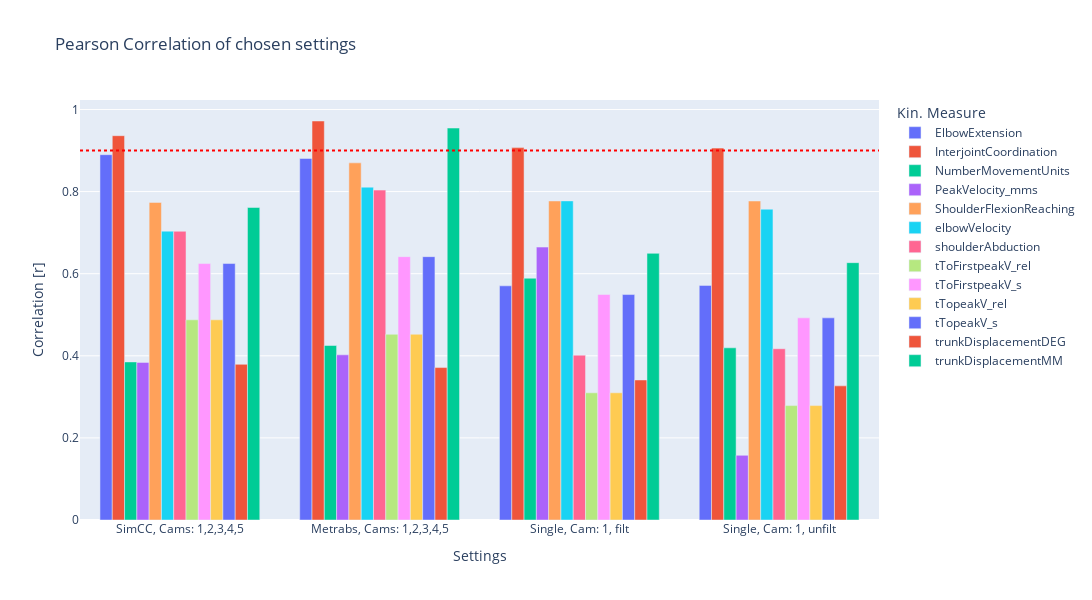

Notebook cell for this chart:
### Code cell
fig = px.bar(df_plot[df_plot['id_s'].isin(idx_s_reduced)], x='id_s_name', y='correlation', color='measure', title=f'Pearson Correlation', labels={'correlation': 'Pearson Correlation', 'id_s': 'Subject ID', 'measure': 'Kin. Measure'},
             template = 'plotly', barmode="group")

fig.add_hline(y=0.9, line_dash='dot', line_color='red', name = 'minimum correlation')

fig.update_layout(title= f'Pearson Correlation of chosen settings',
          xaxis_title=f'Settings',
          yaxis_title=f'Correlation [r]',
                  width=1300, height=600
          )

fig.show()

os.makedirs(os.path.join(dir_plots_cat, '04_correlation'), exist_ok=True)

path = os.path.join(dir_plots_cat, '04_correlation', f'pearson_corr_reduced.html')
fig.write_html(path)

path = os.path.join(dir_plots_cat, '04_correlation', f'pearson_corr_reduced.png')
fig.write_image(path, scale = 5)

### Figure 1 — Plotly figure (JSON) as saved in the notebook; plotly's stock layout.template omitted (floating-point values rounded to 4 significant figures)
{"data": [{"alignmentgroup": "True", "hovertemplate": "Kin. Measure=ElbowExtension<br>id_s_name=%{x}<br>Pearson Correlation=%{y}<extra></extra>", "legendgroup": "ElbowExtension", "marker": {"color": "#636efa", "pattern": {"shape": ""}}, "name": "ElbowExtension", "offsetgroup": "ElbowExtension", "orientation": "v", "showlegend": true, "textposition": "auto", "x": ["SimCC, Cams: 1,2,3,4,5", "Metrabs, Cams: 1,2,3,4,5", "Single, Cam: 1, filt", "Single, Cam: 1, unfilt"], "xaxis": "x", "y": [0.8899, 0.8807, 0.5704, 0.5715], "yaxis": "y", "type": "bar"}, {"alignmentgroup": "True", "hovertemplate": "Kin. Measure=InterjointCoordination<br>id_s_name=%{x}<br>Pearson Correlation=%{y}<extra></extra>", "legendgroup": "InterjointCoordination", "marker": {"color": "#EF553B", "pattern": {"shape": ""}}, "name": "InterjointCoordination", "offsetgroup": "InterjointCoordination", "orientation": "v", "showlegend": true, "textposition": "auto", "x": ["SimCC, Cams: 1,2,3,4,5", "Metrabs, Cams: 1,2,3,4,5", "Single, Cam: 1, filt", "Single, Cam: 1, unfilt"], "xaxis": "x", "y": [0.9362, 0.972, 0.9071, 0.906], "yaxis": "y", "type": "bar"}, {"alignmentgroup": "True", "hovertemplate": "Kin. Measure=NumberMovementUnits<br>id_s_name=%{x}<br>Pearson Correlation=%{y}<extra></extra>", "legendgroup": "NumberMovementUnits", "marker": {"color": "#00cc96", "pattern": {"shape": ""}}, "name": "NumberMovementUnits", "offsetgroup": "NumberMovementUnits", "orientation": "v", "showlegend": true, "textposition": "auto", "x": ["SimCC, Cams: 1,2,3,4,5", "Metrabs, Cams: 1,2,3,4,5", "Single, Cam: 1, filt", "Single, Cam: 1, unfilt"], "xaxis": "x", "y": [0.3851, 0.4251, 0.589, 0.4194], "yaxis": "y", "type": "bar"}, {"alignmentgroup": "True", "hovertemplate": "Kin. Measure=PeakVelocity_mms<br>id_s_name=%{x}<br>Pearson Correlation=%{y}<extra></extra>", "legendgroup": "PeakVelocity_mms", "marker": {"color": "#ab63fa", "pattern": {"shape": ""}}, "name": "PeakVelocity_mms", "offsetgroup": "PeakVelocity_mms", "orientation": "v", "showlegend": true, "textposition": "auto", "x": ["SimCC, Cams: 1,2,3,4,5", "Metrabs, Cams: 1,2,3,4,5", "Single, Cam: 1, filt", "Single, Cam: 1, unfilt"], "xaxis": "x", "y": [0.384, 0.4024, 0.6648, 0.1575], "yaxis": "y", "type": "bar"}, {"alignmentgroup": "True", "hovertemplate": "Kin. Measure=ShoulderFlexionReaching<br>id_s_name=%{x}<br>Pearson Correlation=%{y}<extra></extra>", "legendgroup": "ShoulderFlexionReaching", "marker": {"color": "#FFA15A", "pattern": {"shape": ""}}, "name": "ShoulderFlexionReaching", "offsetgroup": "ShoulderFlexionReaching", "orientation": "v", "showlegend": true, "textposition": "auto", "x": ["SimCC, Cams: 1,2,3,4,5", "Metrabs, Cams: 1,2,3,4,5", "Single, Cam: 1, filt", "Single, Cam: 1, unfilt"], "xaxis": "x", "y": [0.7737, 0.87, 0.7771, 0.7771], "yaxis": "y", "type": "bar"}, {"alignmentgroup": "True", "hovertemplate": "Kin. Measure=elbowVelocity<br>id_s_name=%{x}<br>Pearson Correlation=%{y}<extra></extra>", "legendgroup": "elbowVelocity", "marker": {"color": "#19d3f3", "pattern": {"shape": ""}}, "name": "elbowVelocity", "offsetgroup": "elbowVelocity", "orientation": "v", "showlegend": true, "textposition": "auto", "x": ["SimCC, Cams: 1,2,3,4,5", "Metrabs, Cams: 1,2,3,4,5", "Single, Cam: 1, filt", "Single, Cam: 1, unfilt"], "xaxis": "x", "y": [0.7036, 0.8108, 0.7773, 0.7571], "yaxis": "y", "type": "bar"}, {"alignmentgroup": "True", "hovertemplate": "Kin. Measure=shoulderAbduction<br>id_s_name=%{x}<br>Pearson Correlation=%{y}<extra></extra>", "legendgroup": "shoulderAbduction", "marker": {"color": "#FF6692", "pattern": {"shape": ""}}, "name": "shoulderAbduction", "offsetgroup": "shoulderAbduction", "orientation": "v", "showlegend": true, "textposition": "auto", "x": ["SimCC, Cams: 1,2,3,4,5", "Metrabs, Cams: 1,2,3,4,5", "Single, Cam: 1, filt", "Single, Cam: 1, unfilt"], "xaxis": "x", "y": [0.7033, 0.8036, 0.4015, 0.4172], "yaxis": "y", "type": "bar"}, {"alignmentgroup": "True", "hovertemplate": "Kin. Measure=tToFirstpeakV_rel<br>id_s_name=%{x}<br>Pearson Correlation=%{y}<extra></extra>", "legendgroup": "tToFirstpeakV_rel", "marker": {"color": "#B6E880", "pattern": {"shape": ""}}, "name": "tToFirstpeakV_rel", "offsetgroup": "tToFirstpeakV_rel", "orientation": "v", "showlegend": true, "textposition": "auto", "x": ["SimCC, Cams: 1,2,3,4,5", "Metrabs, Cams: 1,2,3,4,5", "Single, Cam: 1, filt", "Single, Cam: 1, unfilt"], "xaxis": "x", "y": [0.4876, 0.4524, 0.3098, 0.2787], "yaxis": "y", "type": "bar"}, {"alignmentgroup": "True", "hovertemplate": "Kin. Measure=tToFirstpeakV_s<br>id_s_name=%{x}<br>Pearson Correlation=%{y}<extra></extra>", "legendgroup": "tToFirstpeakV_s", "marker": {"color": "#FF97FF", "pattern": {"shape": ""}}, "name": "tToFirstpeakV_s", "offsetgroup": "tToFirstpeakV_s", "orientation": "v", "showlegend": true, "textposition": "auto", "x": ["SimCC, Cams: 1,2,3,4,5", "Metrabs, Cams: 1,2,3,4,5", "Single, Cam: 1, filt", "Single, Cam: 1, unfilt"], "xaxis": "x", "y": [0.6247, 0.6415, 0.5492, 0.4924], "yaxis": "y", "type": "bar"}, {"alignmentgroup": "True", "hovertemplate": "Kin. Measure=tTopeakV_rel<br>id_s_name=%{x}<br>Pearson Correlation=%{y}<extra></extra>", "legendgroup": "tTopeakV_rel", "marker": {"color": "#FECB52", "pattern": {"shape": ""}}, "name": "tTopeakV_rel", "offsetgroup": "tTopeakV_rel", "orientation": "v", "showlegend": true, "textposition": "auto", "x": ["SimCC, Cams: 1,2,3,4,5", "Metrabs, Cams: 1,2,3,4,5", "Single, Cam: 1, filt", "Single, Cam: 1, unfilt"], "xaxis": "x", "y": [0.4876, 0.4524, 0.3098, 0.2787], "yaxis": "y", "type": "bar"}, {"alignmentgroup": "True", "hovertemplate": "Kin. Measure=tTopeakV_s<br>id_s_name=%{x}<br>Pearson Correlation=%{y}<extra></extra>", "legendgroup": "tTopeakV_s", "marker": {"color": "#636efa", "pattern": {"shape": ""}}, "name": "tTopeakV_s", "offsetgroup": "tTopeakV_s", "orientation": "v", "showlegend": true, "textposition": "auto", "x": ["SimCC, Cams: 1,2,3,4,5", "Metrabs, Cams: 1,2,3,4,5", "Single, Cam: 1, filt", "Single, Cam: 1, unfilt"], "xaxis": "x", "y": [0.6247, 0.6415, 0.5492, 0.4924], "yaxis": "y", "type": "bar"}, {"alignmentgroup": "True", "hovertemplate": "Kin. Measure=trunkDisplacementDEG<br>id_s_name=%{x}<br>Pearson Correlation=%{y}<extra></extra>", "legendgroup": "trunkDisplacementDEG", "marker": {"color": "#EF553B", "pattern": {"shape": ""}}, "name": "trunkDisplacementDEG", "offsetgroup": "trunkDisplacementDEG", "orientation": "v", "showlegend": true, "textposition": "auto", "x": ["SimCC, Cams: 1,2,3,4,5", "Metrabs, Cams: 1,2,3,4,5", "Single, Cam: 1, filt", "Single, Cam: 1, unfilt"], "xaxis": "x", "y": [0.3792, 0.3713, 0.3411, 0.3268], "yaxis": "y", "type": "bar"}, {"alignmentgroup": "True", "hovertemplate": "Kin. Measure=trunkDisplacementMM<br>id_s_name=%{x}<br>Pearson Correlation=%{y}<extra></extra>", "legendgroup": "trunkDisplacementMM", "marker": {"color": "#00cc96", "pattern": {"shape": ""}}, "name": "trunkDisplacementMM", "offsetgroup": "trunkDisplacementMM", "orientation": "v", "showlegend": true, "textposition": "auto", "x": ["SimCC, Cams: 1,2,3,4,5", "Metrabs, Cams: 1,2,3,4,5", "Single, Cam: 1, filt", "Single, Cam: 1, unfilt"], "xaxis": "x", "y": [0.7613, 0.9548, 0.6496, 0.6269], "yaxis": "y", "type": "bar"}], "layout": {"xaxis": {"anchor": "y", "domain": [0.0, 1.0], "title": {"text": "Settings"}}, "yaxis": {"anchor": "x", "domain": [0.0, 1.0], "title": {"text": "Correlation [r]"}}, "legend": {"title": {"text": "Kin. Measure"}, "tracegroupgap": 0}, "title": {"text": "Pearson Correlation of chosen settings"}, "barmode": "group", "shapes": [{"line": {"color": "red", "dash": "dot"}, "name": "minimum correlation", "type": "line", "x0": 0, "x1": 1, "xref": "x domain", "y0": 0.9, "y1": 0.9, "yref": "y"}], "width": 1300, "height": 600}}
